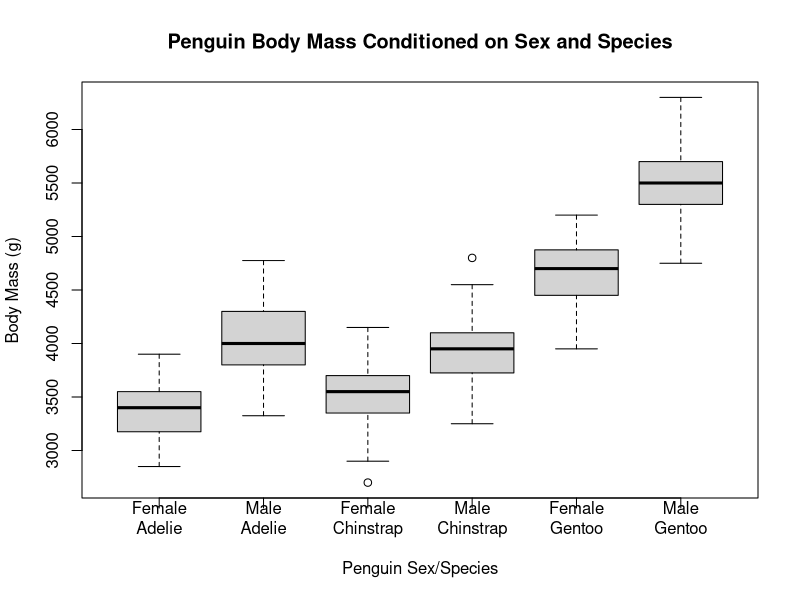

This chart was generated by the following R code:
require(palmerpenguins)

t.test(subset(penguins, species == "Gentoo")$flipper_length_mm)

t.test(x = subset(penguins, species == "Gentoo")$flipper_length_mm, mu = 218)

t.test(x = subset(penguins, species == "Gentoo")$flipper_length_mm,
       mu = 218,
       alternative = "less")

t.test(flipper_length_mm ~ species, data = subset(penguins, species != "Chinstrap"))

boxplot(
  body_mass_g ~ sex + species,
  data = penguins,
  main = "Penguin Body Mass Conditioned on Sex and Species",
  ylab = "Body Mass (g)",
  xlab = "Penguin Sex/Species",
  names = c("Female\nAdelie", "Male\nAdelie",  "Female\nChinstrap", "Male\nChinstrap", "Female\nGentoo", "Male\nGentoo")
)

